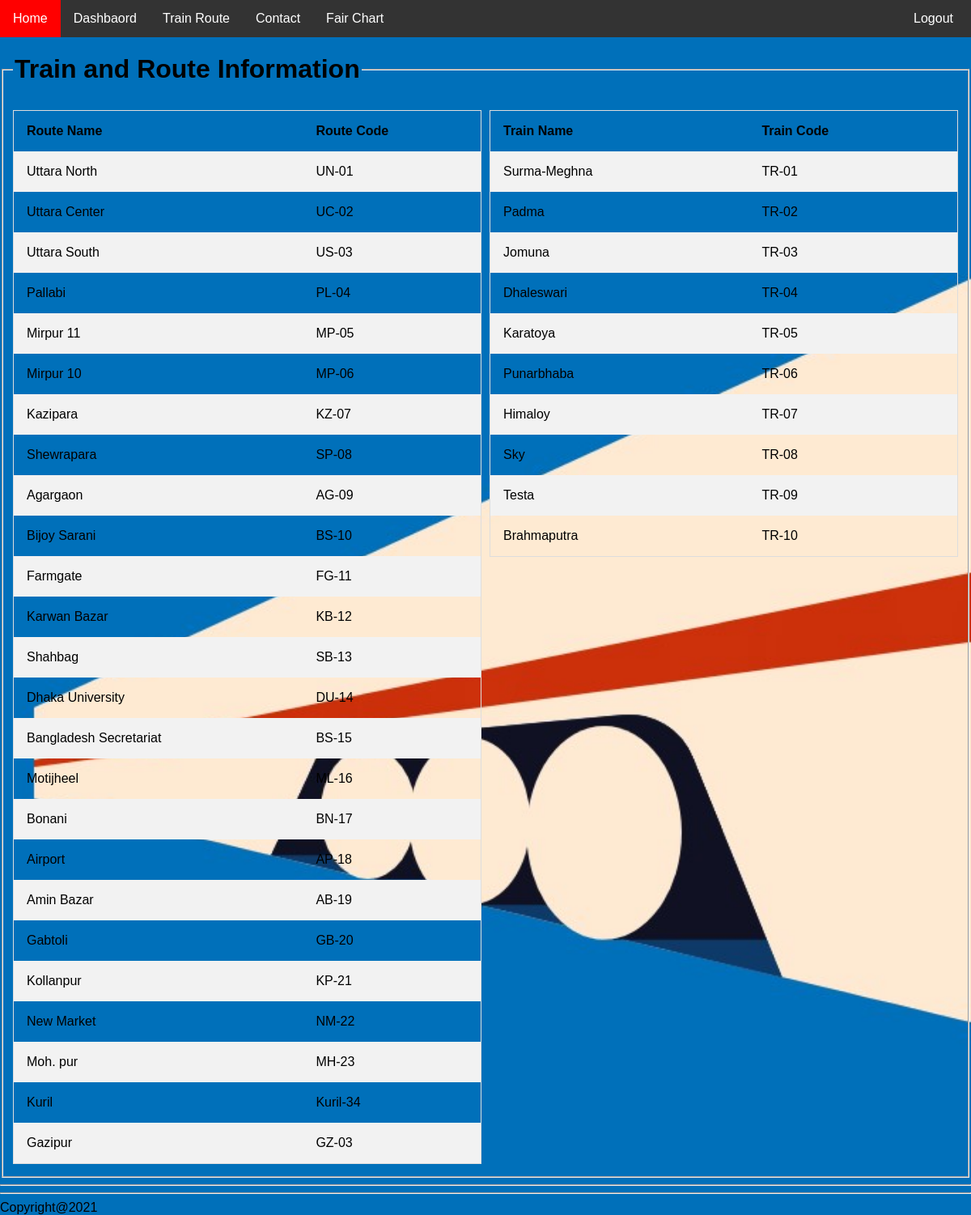
The app's page /user/train_route.php with its own data.
### tables this page shows
CREATE TABLE `train_route` (
  `r_id` int(10) NOT NULL,
  `r_name` text NOT NULL,
  `r_code` varchar(20) NOT NULL,
  `sm_name` text NOT NULL
);

CREATE TABLE `train_list` (
  `t_id` int(10) NOT NULL,
  `t_name` text NOT NULL,
  `T_code` varchar(10) NOT NULL
);

### user/models/db_config.php (called while the page is built, shortened)
<?php
	$db_server="localhost";
	$db_uname="root";
	$db_pass="";
	$db_name="web_project";
	function get($query){
		global $db_server,$db_uname,$db_pass,$db_name;
		$conn = mysqli_connect($db_server,$db_uname,$db_pass,$db_name);
		$data = array();
		if($conn){
			$result = mysqli_query($conn,$query);
			while($row = mysqli_fetch_assoc($result)){
				$data[] = $row;
			}
		}
		return $data;
	}
?>

### user/train_route.php (the view, shortened to what this page needs)
<?php
 include_once 'controllers/header.php';
 include_once 'models/db_config.php';
?>
<html>
    <head>
    </head>
    <body>
        <fieldset>
            <legend><h1>Train and Route Information</h1></legend>
           <div class="row">
                <div class="column">
                    <table>
                        <?php
                        $query1 = "SELECT r_name,r_code FROM `train_route`";
                        $result1=get($query1);
                        echo "<tr><th>Route Name</th><th>Route Code</th></tr>";
                        ?>
                        <?php
                        foreach ($result1 as $row){
                            echo "<tr><td align='center'>$row[r_name]</td>";
                            echo "<td align='center'>$row[r_code]</td></tr>";}
                        ?>
                    </table>
                </div>
                <div class="column">
                    <table>
                    <?php
                        $query1 = "SELECT t_name,T_code FROM `train_list`";
                        $result1=get($query1);
                        echo "<tr><th>Train Name</th><th>Train Code</th></tr>";
                        ?>
                    <?php
                        foreach ($result1 as $row){
                            echo "<tr><td align='center'>$row[t_name]</td>";
                            echo "<td align='center'>$row[T_code]</td></tr>";}
                        ?>
                    </table>
                </div>
                </div>
        </fieldset>
    </body>
</html>
<?php
 include_once 'controllers/footer.php';
?>

### user/controllers/header.php (shortened to what this page needs)
<html>
    <head>
    </head>
<body>
 <link rel="stylesheet" href="../user/CSS/login/loginCSS.css">
<div class="navbar">
  <a href="home_page.php">Home</a>
      <div class="dropdown">
          <button class="dropbtn">Dashbaord
          </button>
      </div>
   <a href="train_route.php">Train Route</a>
  <div class="dropdown">
    <button class="dropbtn">Contact
    </button>
  </div>
  <a href="fair_chart.php">Fair Chart</a>
  <div class="right">
  <a class="a-right" href="logout.php"><input class="lg"  type="button" value="Logout"></a>
  </div>
  </div>
</body>
</html>

### user/controllers/footer.php (shortened to what this page needs)
<html>
    <body>
       <link rel="stylesheet" href="../user/CSS/login/loginCSS.css">
    </body>
    <footer >
  <hr>
  <hr>
  <span>Copyright@2021</span>
</footer>
</html>

### user/CSS/login/loginCSS.css (style rules this page uses)
body { margin: 0; padding: 0; background: url(background2.jpg); background-repeat: no-repeat; background-size: cover; bacground: opacity: 0.5; background-attachment: scroll; font-family: sans-serif; }

### user/controllers/header.php (style rules this page uses)
body { font-family: Arial, Helvetica, sans-serif; background-color: rgb(204, 204, 204); }
.navbar { overflow: hidden; background-color: #333; }
.navbar a { float: left; font-size: 16px; color: white; text-align: center; padding: 14px 16px; text-decoration: none; }
.dropdown { float: left; overflow: hidden; }
.dropdown .dropbtn { font-size: 16px; border: none; outline: none; color: white; padding: 14px 16px; background-color: inherit; font-family: inherit; margin: 0; }
.right .a-right { float: right; font-size: 16px; color: white; text-align: center; padding: 14px 16px; text-decoration: none; }
.lg { background-color: #333; border: none; color: white; padding: 0px 6px; text-decoration: none; font-size: 16px; color: white; }

### user/train_route.php (style rules this page uses)
* { box-sizing: border-box; }
.row { margin-left:-5px; margin-right:-5px; }
.column { float: left; width: 50%; padding: 5px; }
.row::after { content: ""; clear: both; display: table; }
table { border-collapse: collapse; border-spacing: 0; width: 100%; border: 1px solid #ddd; }
th, td { text-align: left; padding: 16px; }
tr:nth-child(even) { background-color: #f2f2f2; }

### records on screen
train_route: r_name "Uttara North", r_code "UN-01"
train_route: r_name "Uttara Center", r_code "UC-02"
train_route: r_name "Uttara South", r_code "US-03"
train_route: r_name "Pallabi", r_code "PL-04"
train_route: r_name "Mirpur 11", r_code "MP-05"
train_route: r_name "Mirpur 10", r_code "MP-06"
train_route: r_name "Kazipara", r_code "KZ-07"
train_route: r_name "Shewrapara", r_code "SP-08"
train_route: r_name "Agargaon", r_code "AG-09"
train_route: r_name "Bijoy Sarani", r_code "BS-10"
train_route: r_name "Farmgate", r_code "FG-11"
train_route: r_name "Karwan Bazar", r_code "KB-12"
train_route: r_name "Shahbag", r_code "SB-13"
train_route: r_name "Dhaka University", r_code "DU-14"
train_route: r_name "Bangladesh Secretariat", r_code "BS-15"
train_route: r_name "Motijheel", r_code "ML-16"
train_route: r_name "Bonani", r_code "BN-17"
train_route: r_name "Airport", r_code "AP-18"
train_route: r_name "Amin Bazar", r_code "AB-19"
train_route: r_name "Gabtoli", r_code "GB-20"
train_route: r_name "Kollanpur", r_code "KP-21"
train_route: r_name "New Market", r_code "NM-22"
train_route: r_name "Moh. pur", r_code "MH-23"
train_route: r_name "Kuril", r_code "Kuril-34"
train_route: r_name "Gazipur", r_code "GZ-03"
train_list: t_name "Surma-Meghna", T_code "TR-01"
train_list: t_name "Padma", T_code "TR-02"
train_list: t_name "Jomuna", T_code "TR-03"
train_list: t_name "Dhaleswari", T_code "TR-04"
train_list: t_name "Karatoya", T_code "TR-05"
train_list: t_name "Punarbhaba", T_code "TR-06"
train_list: t_name "Himaloy", T_code "TR-07"
train_list: t_name "Sky", T_code "TR-08"
train_list: t_name "Testa", T_code "TR-09"
train_list: t_name "Brahmaputra", T_code "TR-10"
